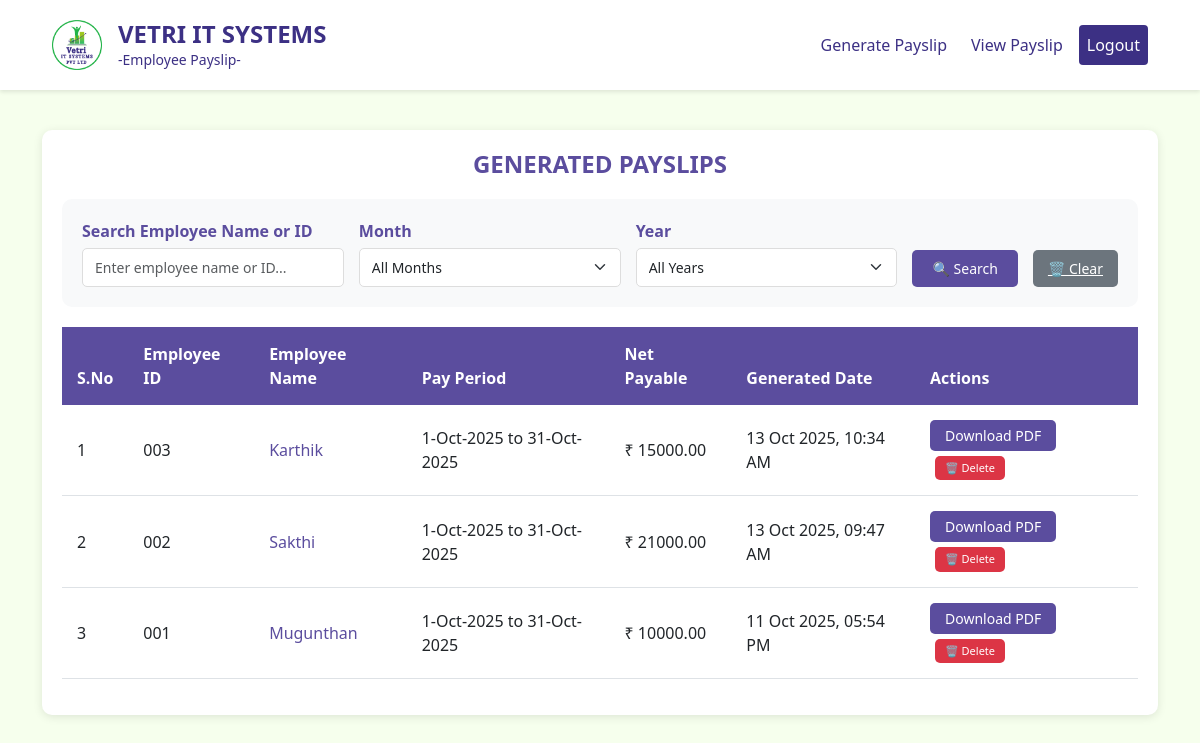
/view-payslips/ (signed in), run on an earlier commit of the app's database.
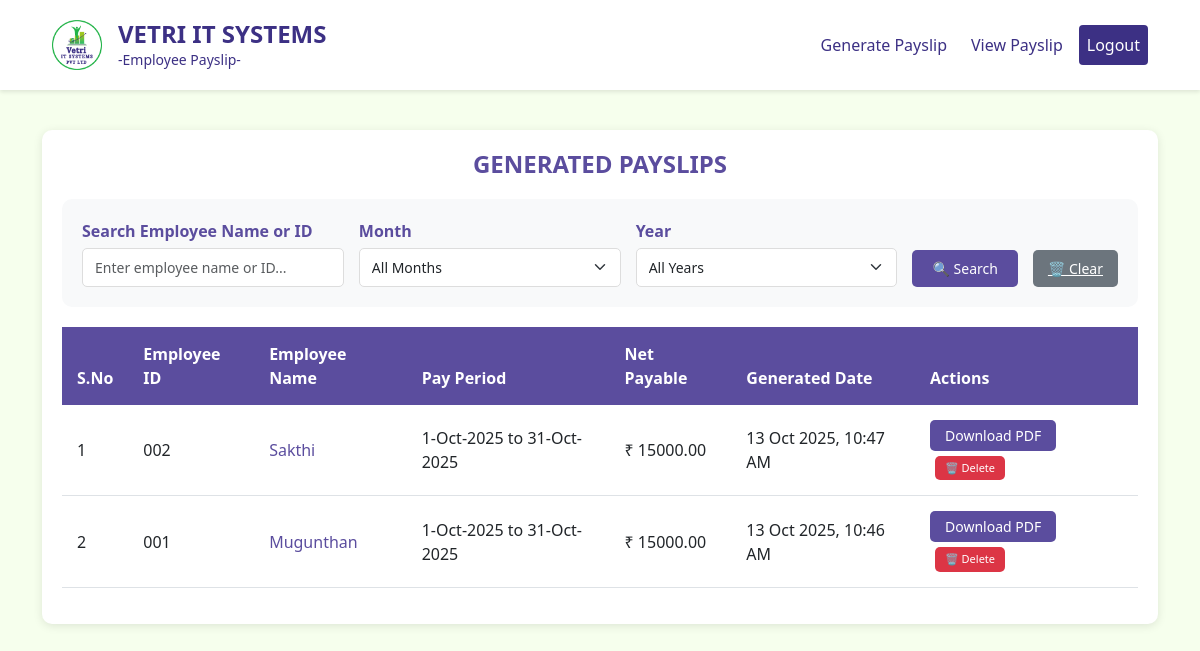
And on a later commit of the database.
### myapp/models.py (models this page shows, shortened)
class Payslip(models.Model):
    employee_name = models.CharField(max_length=100)
    employee_id = models.CharField(max_length=50)
    pay_period = models.CharField(max_length=100)
    paid_days = models.IntegerField()
    loss_of_pay_days = models.IntegerField()
    payment_date = models.DateField()
    basic_salary = models.DecimalField(max_digits=10, decimal_places=2)
    incentive = models.DecimalField(max_digits=10, decimal_places=2)
    gross_earnings = models.DecimalField(max_digits=10, decimal_places=2)
    income_tax = models.DecimalField(max_digits=10, decimal_places=2)
    total_deduction = models.DecimalField(max_digits=10, decimal_places=2)
    net_payable = models.DecimalField(max_digits=10, decimal_places=2)
    amount_in_words = models.TextField()
    pdf_file = models.FileField(upload_to='payslips/')
    created_by = models.ForeignKey(User, on_delete=models.CASCADE)
    created_at = models.DateTimeField(auto_now_add=True)
    class Meta:
        ordering = ['-created_at']

### myapp/views.py (the view, shortened to what this page needs)
# urls.py: path('view-payslips/', views.view_payslips, name='view_payslips'),
@login_required(login_url='login')
def view_payslips(request):
    if not request.user.is_superuser:
        logout(request)
        messages.error(request, 'Access denied. Superuser privileges required.')
        return redirect('login')
    search_name = request.GET.get('search_name', '').strip()
    filter_month = request.GET.get('filter_month', '')
    filter_year = request.GET.get('filter_year', '')
    payslips = Payslip.objects.all().order_by('-created_at')
    if search_name:
        payslips = payslips.filter(
            Q(employee_name__icontains=search_name) |
            Q(employee_id__icontains=search_name)
        )
    all_payslips = Payslip.objects.all()
    months = []
    years = []
    for payslip in all_payslips:
        pay_period = payslip.pay_period
        if ' to ' in pay_period:
            date_part = pay_period.split(' to ')[0]  # Get "1-Oct-2025"
            if '-' in date_part:
                parts = date_part.split('-')
                if len(parts) >= 2:
                    month_name = parts[1]
                    year = parts[2] if len(parts) > 2 else ''
                    month_num = None
                    for num, name in [('01', 'Jan'), ('02', 'Feb'), ('03', 'Mar'), ('04', 'Apr'),
                                     ('05', 'May'), ('06', 'Jun'), ('07', 'Jul'), ('08', 'Aug'),
                                     ('09', 'Sep'), ('10', 'Oct'), ('11', 'Nov'), ('12', 'Dec')]:
                        if name == month_name:
                            month_num = num
                            break
                    if month_num and year:
                        if month_num not in months:
                            months.append(month_num)
                        if year not in years:
                            years.append(year)
    months.sort()
    years.sort(reverse=True)  # Most recent years first
    context = {
        'payslips': payslips,
        'search_name': search_name,
        'filter_month': filter_month,
        'filter_year': filter_year,
        'available_months': months,
        'available_years': years,
    }
    return render(request, 'view_payslips.html', context)

### myapp/templates/view_payslips.html (shortened to what the changed rows need)
<!DOCTYPE html>
<html lang="en">
<head>
    {% load static %}
    <link href="https://cdn.jsdelivr.net/npm/bootstrap@5.3.0/dist/css/bootstrap.min.css" rel="stylesheet">
    <link rel="stylesheet" href="{% static 'css/dashboard.css' %}">
    <link rel="stylesheet" href="{% static 'css/logo.css' %}">
</head>
<body>
    <header class="header">
        <nav class="navbar navbar-expand-lg navbar-light">
            <div class="container-fluid">
                <a class="navbar-brand d-flex align-items-center" href="{% url 'dashboard' %}">
                    <div class="ms-3">
                        <h1 class="company-name mb-0">VETRI IT SYSTEMS</h1>
                    </div>
                </a>
            </div>
        </nav>
    </header>
    <div class="main-content">
        <div class="container">
            <div class="payslips-table">
                <h2 class="table-title">GENERATED PAYSLIPS</h2>
                {% if payslips %}
                <div class="table-responsive">
                    <table class="table table-hover">
                        <thead>
                            <tr>
                                <th>S.No</th>
                                <th>Employee ID</th>
                                <th>Employee Name</th>
                                <th>Pay Period</th>
                                <th>Net Payable</th>
                                <th>Generated Date</th>
                                <th>Actions</th>
                            </tr>
                        </thead>
                        <tbody>
                            {% for payslip in payslips %}
                            <tr>
                                <td>{{ forloop.counter }}</td>
                                <td>{{ payslip.employee_id }}</td>
                                <td>
                                    <a href="{% url 'payslip_detail' payslip.id %}" class="employee-name-link">
                                        {{ payslip.employee_name }}
                                    </a>
                                </td>
                                <td>{{ payslip.pay_period }}</td>
                                <td>₹ {{ payslip.net_payable }}</td>
                                <td>{{ payslip.created_at|date:"d M Y, h:i A" }}</td>
                                <td>
                                    <div class="action-buttons">
                                        <a href="{{ payslip.pdf_file.url }}" class="btn-download" download>
                                            Download PDF
                                        </a>
                                        <button type="button" class="btn-delete"
                                                onclick="deletePayslip({{ payslip.id }}, '{{ payslip.employee_name }}', '{{ payslip.pay_period }}')">
                                            🗑️ Delete
                                        </button>
                                    </div>
                                </td>
                            </tr>
                            {% endfor %}
                        </tbody>
                    </table>
                </div>
                {% else %}
                <div class="no-payslips">
                    <p>No payslips generated yet.</p>
                    <a href="{% url 'dashboard' %}" class="btn-download">Generate Your First Payslip</a>
                </div>
                {% endif %}
            </div>
        </div>
    </div>
</body>
</html>

What changed in the data, as far as the page shows it:
removed Payslip: employee_id "003", employee_name "Karthik", pay_period "1-Oct-2025 to 31-Oct-2025", net_payable "15000.00", created_at "13 Oct 2025, 10:34 AM"
removed Payslip: employee_id "002", employee_name "Sakthi", pay_period "1-Oct-2025 to 31-Oct-2025", net_payable "21000.00", created_at "13 Oct 2025, 09:47 AM"
removed Payslip: employee_id "001", employee_name "Mugunthan", pay_period "1-Oct-2025 to 31-Oct-2025", net_payable "10000.00", created_at "11 Oct 2025, 05:54 PM"
added Payslip: employee_id "002", employee_name "Sakthi", pay_period "1-Oct-2025 to 31-Oct-2025", net_payable "15000.00", created_at "13 Oct 2025, 10:47 AM"
added Payslip: employee_id "001", employee_name "Mugunthan", pay_period "1-Oct-2025 to 31-Oct-2025", net_payable "15000.00", created_at "13 Oct 2025, 10:46 AM"
